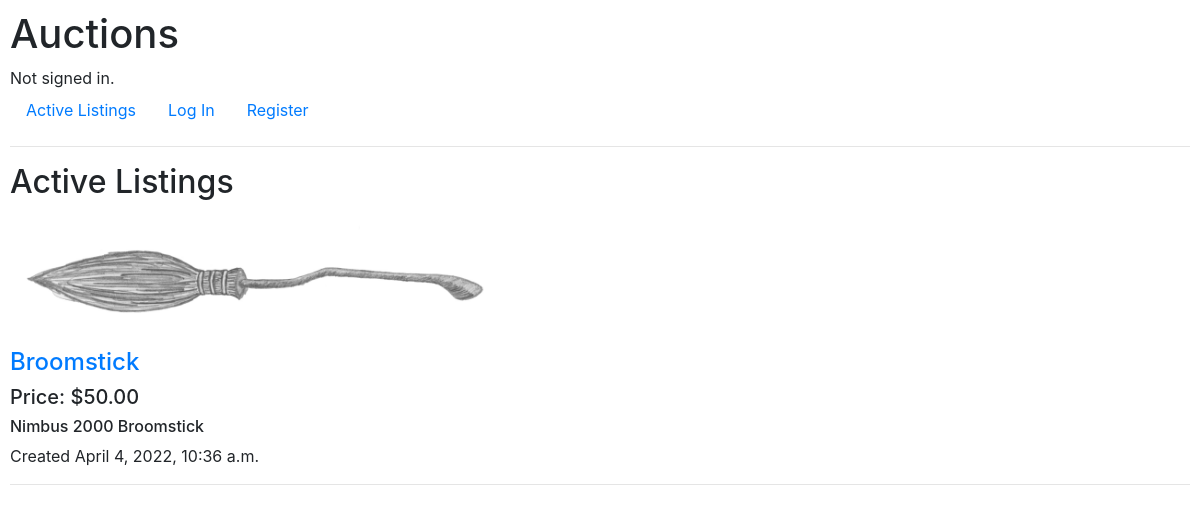
/, run on an earlier commit of the app's database.
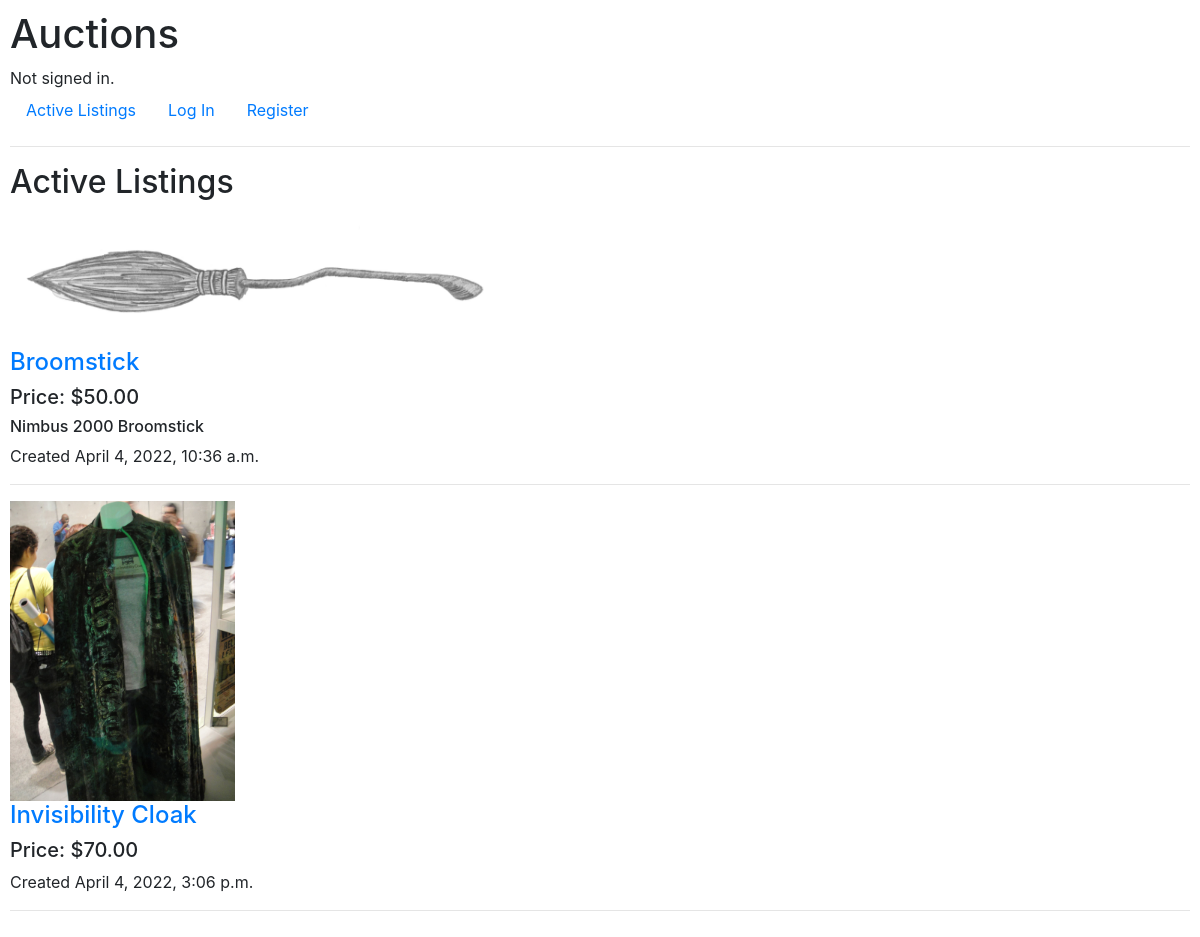
And on a later commit of the database.
### auctions/models.py (models this page shows, shortened)
class Product(models.Model):
    name = models.CharField(max_length=256)
    price = models.DecimalField(max_digits=6, decimal_places=2)
    description = models.TextField(default='', blank=True)
    image = models.ImageField(upload_to='auctions/media')
    created_at = models.DateTimeField(auto_now_add=True)
    updated_at = models.DateTimeField(auto_now=True)

### auctions/views.py (the view)
# urls.py: path("", views.index, name="index"),
def index(request):
    return render(request, "auctions/index.html", {
        "Products": Product.objects.all()
    })

### auctions/templates/auctions/index.html
{% extends "auctions/layout.html" %}
{% block body %}
    <h2>Active Listings</h2>
    {% for Product in Products %}
        <a href="{% url 'auctions:listings' Product.id %}">
            <img src="{{Product.image}}" style="max-width: 500px; max-height: 300px">
            <h4>{{ Product.name }}</h4>
        </a>
        <h5>Price: ${{Product.price}}</h5>
        <h6>{{Product.description}}</h6>
        <p>Created {{Product.created_at}}</p>
        <hr>
    {% endfor %}
{% endblock %}

What changed in the data, as far as the page shows it:
added Product: image (picture), name "Invisibility Cloak", price "70.00", created_at "April 4, 2022, 3:06 p.m."
